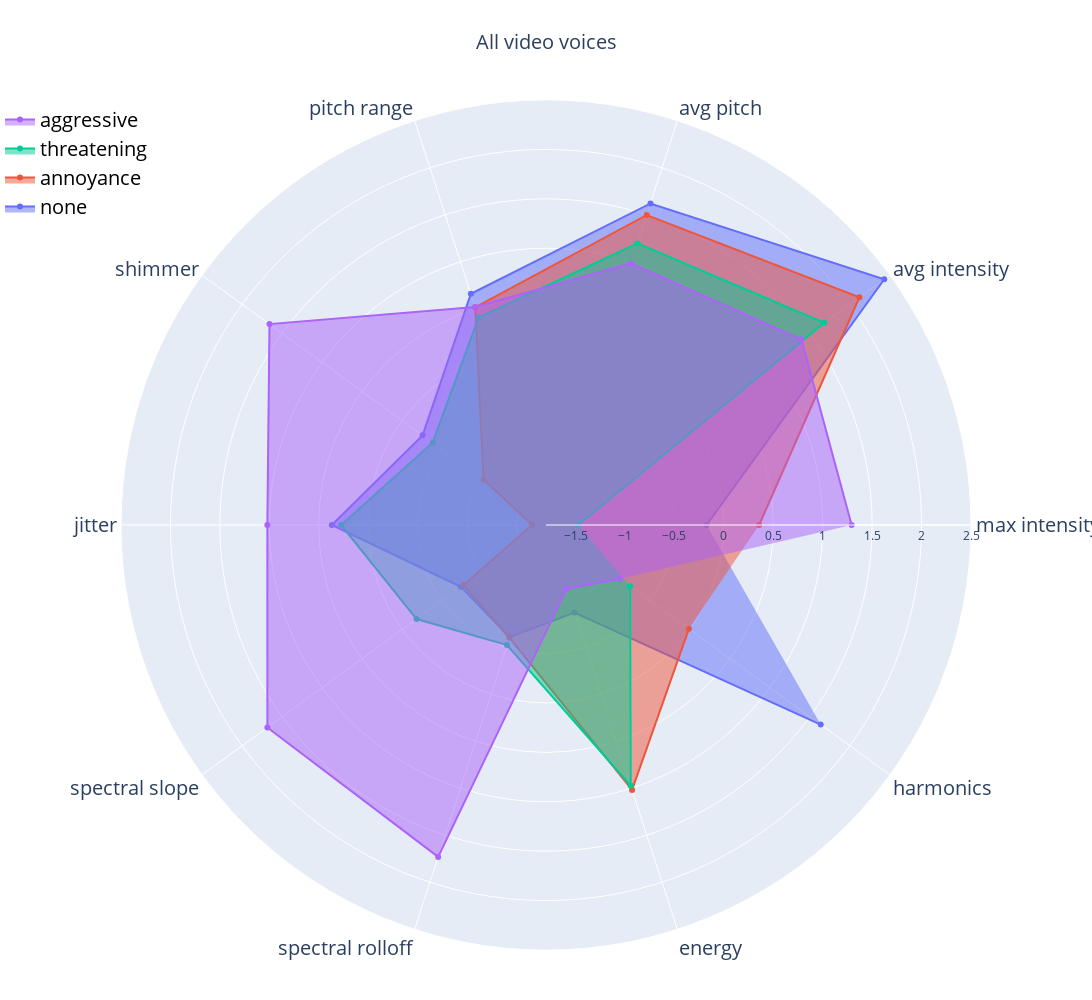

Notebook cell for this chart:
### Code cell
radarPlotDataframes(means_noise_parent, 'All video voices', 'parent', -1.8, 2.5)

### Figure 1 — Plotly figure (JSON) as saved in the notebook; plotly's stock layout.template omitted (floating-point values rounded to 4 significant figures)
{"data": [{"fill": "toself", "name": "none", "r": [-0.1752, 2.43, 1.621, 0.6596, -0.2566, 0.3669, -0.735, -0.6072, -0.8693, 1.636, -1.59, 0.1145, 1.255], "subplot": "polar", "theta": ["max intensity", "avg intensity", "avg pitch", "pitch range", "shimmer", "jitter", "spectral slope", "spectral rolloff", "energy", "harmonics"], "type": "scatterpolar"}, {"fill": "toself", "name": "annoyance", "r": [0.3565, 2.12, 1.498, 0.516, -1.019, -1.659, -0.7676, -0.6007, 1.018, -0.01287, 1.08, -0.7356, -1.525], "subplot": "polar", "theta": ["max intensity", "avg intensity", "avg pitch", "pitch range", "shimmer", "jitter", "spectral slope", "spectral rolloff", "energy", "harmonics"], "type": "scatterpolar"}, {"fill": "toself", "name": "threatening", "r": [-1.474, 1.681, 1.196, 0.407, -0.3831, 0.2727, -0.1818, -0.5232, 0.9738, -0.7475, -0.04234, -0.9648, -0.04189], "subplot": "polar", "theta": ["max intensity", "avg intensity", "avg pitch", "pitch range", "shimmer", "jitter", "spectral slope", "spectral rolloff", "energy", "harmonics"], "type": "scatterpolar"}, {"fill": "toself", "name": "aggressive", "r": [1.292, 1.394, 0.9832, 0.5192, 1.658, 1.019, 1.684, 1.731, -1.122, -0.8752, 0.5524, 1.586, 0.3126], "subplot": "polar", "theta": ["max intensity", "avg intensity", "avg pitch", "pitch range", "shimmer", "jitter", "spectral slope", "spectral rolloff", "energy", "harmonics"], "type": "scatterpolar"}], "layout": {"annotations": [{"font": {"size": 20}, "showarrow": false, "text": "All video voices", "x": 0.5, "xanchor": "center", "xref": "paper", "y": 1.05, "yanchor": "bottom", "yref": "paper"}], "autosize": false, "height": 1000, "legend": {"font": {"color": "black", "size": 20}, "traceorder": "reversed", "x": 0, "y": 1}, "margin": {"b": 50, "l": 0, "r": 0, "t": 100}, "polar": {"angularaxis": {"tickfont": {"size": 20}}, "domain": {"x": [0, 1], "y": [0, 1]}, "radialaxis": {"range": [-1.8, 2.5], "visible": true}}, "showlegend": true, "width": 1200}}
